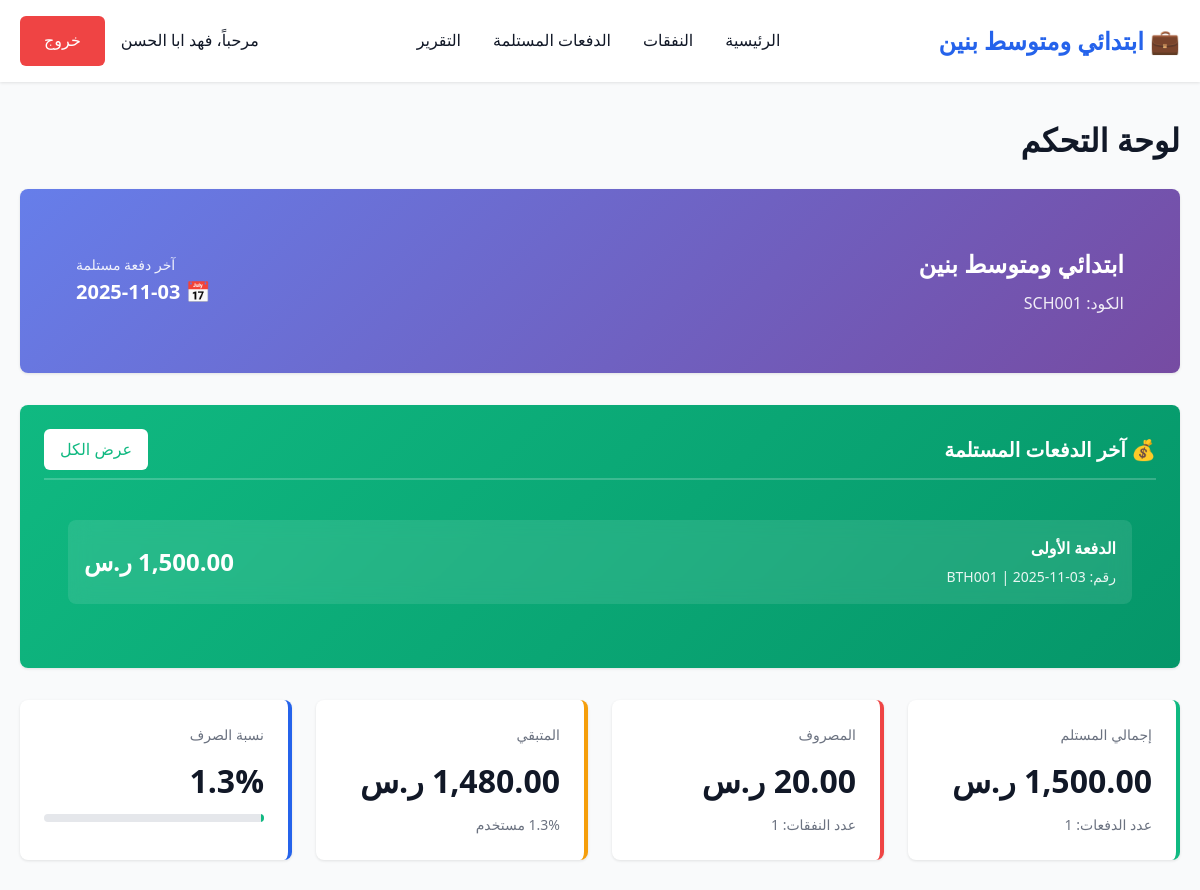
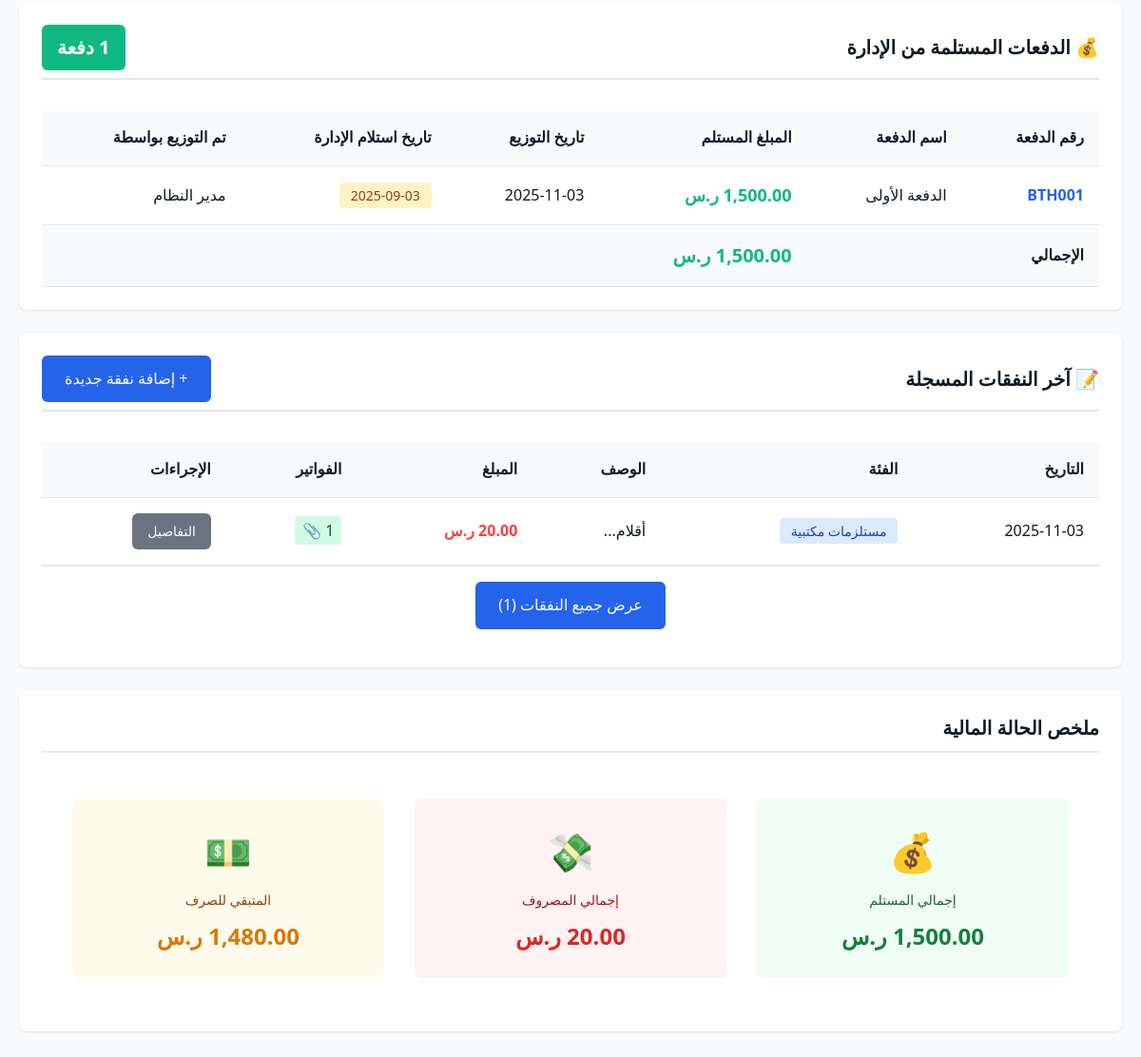
Screenshot of /department/dashboard.php (signed in) with the database file from the repository (2 pictures, top to bottom).
### tables this page shows
CREATE TABLE `departments` (
  `id` int(11) NOT NULL,
  `name_ar` varchar(200) NOT NULL,
  `name_en` varchar(200) NOT NULL,
  `code` varchar(50) NOT NULL,
  `allocated_budget` decimal(15,2) DEFAULT 0.00,
  `total_received` decimal(15,2) DEFAULT 0.00,
  `spent_amount` decimal(15,2) DEFAULT 0.00,
  `last_distribution_date` date DEFAULT NULL,
  `description` text DEFAULT NULL,
  `is_active` tinyint(1) DEFAULT 1,
  `created_at` timestamp NOT NULL DEFAULT current_timestamp(),
  `updated_at` timestamp NOT NULL DEFAULT current_timestamp() ON UPDATE current_timestamp(),
  `manager_name` varchar(255) DEFAULT NULL,
  `custody_officer` varchar(255) DEFAULT NULL,
  `custody_officer_name` varchar(255) DEFAULT NULL COMMENT 'اسم مسؤول العهدة',
  `director_name` varchar(255) DEFAULT NULL COMMENT 'اسم مدير المدرسة'
);

CREATE TABLE `budget_distributions` (
  `id` int(11) NOT NULL,
  `batch_id` int(11) NOT NULL,
  `department_id` int(11) NOT NULL,
  `amount` decimal(15,2) NOT NULL,
  `distribution_date` date NOT NULL,
  `notes` text DEFAULT NULL,
  `created_by` int(11) NOT NULL,
  `created_at` timestamp NOT NULL DEFAULT current_timestamp()
);

CREATE TABLE `budget_batches` (
  `id` int(11) NOT NULL,
  `batch_number` varchar(50) NOT NULL,
  `batch_name` varchar(200) NOT NULL,
  `amount` decimal(15,2) NOT NULL,
  `received_date` date NOT NULL,
  `distributed_amount` decimal(15,2) DEFAULT 0.00,
  `remaining_amount` decimal(15,2) DEFAULT 0.00,
  `status` enum('active','completed','cancelled') DEFAULT 'active',
  `notes` text DEFAULT NULL,
  `created_by` int(11) NOT NULL,
  `created_at` timestamp NOT NULL DEFAULT current_timestamp(),
  `updated_at` timestamp NOT NULL DEFAULT current_timestamp() ON UPDATE current_timestamp()
);

CREATE TABLE `users` (
  `id` int(11) NOT NULL,
  `username` varchar(100) NOT NULL,
  `password_hash` varchar(255) NOT NULL,
  `full_name` varchar(200) NOT NULL,
  `role` enum('admin','department') DEFAULT 'department',
  `department_id` int(11) DEFAULT NULL,
  `is_active` tinyint(1) DEFAULT 1,
  `created_at` timestamp NOT NULL DEFAULT current_timestamp(),
  `last_login` timestamp NULL DEFAULT NULL,
  `phone` varchar(20) DEFAULT NULL,
  `position` varchar(100) DEFAULT NULL COMMENT 'المسمى الوظيفي'
);

CREATE TABLE `expenses` (
  `id` int(11) NOT NULL,
  `department_id` int(11) NOT NULL,
  `expense_date` date NOT NULL,
  `category` varchar(100) NOT NULL,
  `description` text NOT NULL,
  `amount` decimal(15,2) NOT NULL,
  `payment_method` enum('cash','bank_transfer','check','credit_card') DEFAULT 'cash',
  `vendor_name` varchar(200) DEFAULT NULL,
  `notes` text DEFAULT NULL,
  `created_by` int(11) NOT NULL,
  `created_at` timestamp NOT NULL DEFAULT current_timestamp(),
  `updated_at` timestamp NOT NULL DEFAULT current_timestamp() ON UPDATE current_timestamp(),
  `batch_id` int(11) DEFAULT NULL
);

### department/dashboard.php (the view, shortened to what the rows shown need)
<?php
$database = new Database();
$db = $database->getConnection();
$department_id = $_SESSION['department_id'];
$query = "SELECT * FROM departments WHERE id = :id AND is_active = 1";
$stmt = $db->prepare($query);
$stmt->bindParam(':id', $department_id);
$stmt->execute();
$department = $stmt->fetch(PDO::FETCH_ASSOC);
$query = "SELECT
          bd.id,
          bd.amount,
          bd.distribution_date,
          bd.notes,
          bb.batch_number,
          bb.batch_name,
          bb.received_date,
          u.full_name as distributed_by
          FROM budget_distributions bd
          LEFT JOIN budget_batches bb ON bd.batch_id = bb.id
          LEFT JOIN users u ON bd.created_by = u.id
          WHERE bd.department_id = :dept_id
          ORDER BY bd.distribution_date DESC, bd.created_at DESC";
$stmt = $db->prepare($query);
$stmt->bindParam(':dept_id', $department_id);
$stmt->execute();
$distributions = $stmt->fetchAll(PDO::FETCH_ASSOC);
$query = "SELECT e.*,
          (SELECT COUNT(*) FROM invoices WHERE expense_id = e.id) as invoice_count
          FROM expenses e
          WHERE e.department_id = :dept_id
          ORDER BY e.expense_date DESC, e.created_at DESC
          LIMIT 10";
$stmt = $db->prepare($query);
$stmt->bindParam(':dept_id', $department_id);
$stmt->execute();
$expenses = $stmt->fetchAll(PDO::FETCH_ASSOC);
$stats = [
    'total_received' => $department['total_received'],
    'spent' => $department['spent_amount'],
    'remaining' => $department['total_received'] - $department['spent_amount'],
    'distribution_count' => count($distributions)
];
$query = "SELECT COUNT(*) as total FROM expenses WHERE department_id = :dept_id";
$stmt = $db->prepare($query);
$stmt->bindParam(':dept_id', $department_id);
$stmt->execute();
$stats['expense_count'] = $stmt->fetch(PDO::FETCH_ASSOC)['total'];
?>
<!DOCTYPE html>
<html lang="ar">
<head>
    <link rel="stylesheet" href="../assets/css/style.css">
</head>
<body>
    <header class="header">
        <div class="container">
            <nav class="navbar">
                <div class="logo">💼 <?php echo htmlspecialchars($department['name_ar']); ?></div>
                <ul class="nav-menu" id="navMenu">
                    <li><a href="dashboard.php">الرئيسية</a></li>
                    <li><a href="expenses.php">النفقات</a></li>
                    <li><a href="distributions.php">الدفعات المستلمة</a></li>
                    <li><a href="report.php">التقرير</a></li>
                </ul>
                <div class="user-info">
                    <span>مرحباً، <?php echo htmlspecialchars($_SESSION['full_name']); ?></span>
                    <a href="../logout.php" class="btn btn-danger">خروج</a>
                </div>
            </nav>
        </div>
    </header>
    <main class="main-content">
        <div class="container">
            <h1 class="mb-3">لوحة التحكم</h1>
            <div class="card" style="background: linear-gradient(135deg, #667eea 0%, #764ba2 100%); color: white; margin-bottom: 2rem;">
                <div style="padding: 2rem;">
                    <div style="display: flex; justify-content: space-between; align-items: center; flex-wrap: wrap; gap: 1rem;">
                        <div>
                            <h2 style="margin-bottom: 0.5rem;"><?php echo htmlspecialchars($department['name_ar']); ?></h2>
                            <p style="opacity: 0.9;">الكود: <?php echo htmlspecialchars($department['code']); ?></p>
                        </div>
                        <?php if ($department['last_distribution_date']): ?>
                        <div style="text-align: left;">
                            <div style="font-size: 0.875rem; opacity: 0.9;">آخر دفعة مستلمة</div>
                            <div style="font-size: 1.25rem; font-weight: bold;">
                                📅 <?php echo date('Y-m-d', strtotime($department['last_distribution_date'])); ?>
                            </div>
                        </div>
                        <?php endif; ?>
                    </div>
                </div>
            </div>
            <?php if (count($distributions) > 0): ?>
            <div class="card" style="background: linear-gradient(135deg, #10b981 0%, #059669 100%); color: white; margin-bottom: 2rem;">
                <div style="padding: 1.5rem;">
                    <?php
                    $recent_distributions = array_slice($distributions, 0, 3);
                    foreach ($recent_distributions as $dist):
                    ?>
                    <div style="background: rgba(255,255,255,0.1); padding: 1rem; border-radius: 8px; margin-bottom: 1rem; backdrop-filter: blur(10px);">
                        <div style="display: flex; justify-content: space-between; align-items: center; flex-wrap: wrap; gap: 0.5rem;">
                            <div>
                                <div style="font-weight: bold; margin-bottom: 0.25rem;">
                                    <?php echo htmlspecialchars($dist['batch_name']); ?>
                                </div>
                                <div style="font-size: 0.875rem; opacity: 0.9;">
                                    رقم: <?php echo htmlspecialchars($dist['batch_number']); ?> |
                                    <?php echo date('Y-m-d', strtotime($dist['distribution_date'])); ?>
                                </div>
                            </div>
                            <div style="font-size: 1.5rem; font-weight: bold;">
                                <?php echo number_format($dist['amount'], 2); ?> ر.س
                            </div>
                        </div>
                    </div>
                    <?php endforeach; ?>
                </div>
            </div>
            <?php endif; ?>
            <div class="stats-grid">
                <div class="stat-card warning">
                    <div class="stat-label">المتبقي</div>
                    <div class="stat-value"><?php echo number_format($stats['remaining'], 2); ?> ر.س</div>
                    <div style="font-size: 0.875rem; color: #6b7280; margin-top: 0.5rem;">
                        <?php
                        $percentage_used = $stats['total_received'] > 0 ? ($stats['spent'] / $stats['total_received']) * 100 : 0;
                        echo number_format($percentage_used, 1) . '% مستخدم';
                        ?>
                    </div>
                </div>
                <div class="stat-card">
                    <div class="stat-label">نسبة الصرف</div>
                    <div class="stat-value"><?php echo number_format($percentage_used, 1); ?>%</div>
                    <div style="margin-top: 0.5rem;">
                        <div style="background: #e5e7eb; height: 8px; border-radius: 4px; overflow: hidden;">
                        </div>
                    </div>
                </div>
            </div>
            <div class="card">
                <?php if (count($distributions) > 0): ?>
                <div class="table-responsive">
                    <table class="table">
                        <thead>
                            <tr>
                                <th>رقم الدفعة</th>
                                <th>اسم الدفعة</th>
                                <th>المبلغ المستلم</th>
                                <th>تاريخ التوزيع</th>
                                <th>تاريخ استلام الإدارة</th>
                                <th>تم التوزيع بواسطة</th>
                            </tr>
                        </thead>
                        <tbody>
                            <?php foreach ($distributions as $dist): ?>
                                <tr>
                                    <td>
                                        <strong style="color: #2563eb;">
                                            <?php echo htmlspecialchars($dist['batch_number']); ?>
                                        </strong>
                                    </td>
                                    <td><?php echo htmlspecialchars($dist['batch_name']); ?></td>
                                    <td style="font-weight: bold; color: #10b981; font-size: 1.125rem;">
                                        <?php echo number_format($dist['amount'], 2); ?> ر.س
                                    </td>
                                    <td><?php echo date('Y-m-d', strtotime($dist['distribution_date'])); ?></td>
                                    <td>
                                        <span style="background: #fef3c7; color: #92400e; padding: 0.25rem 0.75rem; border-radius: 4px; font-size: 0.875rem;">
                                            <?php echo date('Y-m-d', strtotime($dist['received_date'])); ?>
                                        </span>
                                    </td>
                                    <td><?php echo htmlspecialchars($dist['distributed_by']); ?></td>
                                </tr>
                            <?php endforeach; ?>
                        </tbody>
                    </table>
                </div>
                <?php endif; ?>
            </div>
            <div class="card">
                <div class="table-responsive">
                    <table class="table">
                        <thead>
                            <tr>
                                <th>التاريخ</th>
                                <th>الفئة</th>
                                <th>الوصف</th>
                                <th>المبلغ</th>
                                <th>الفواتير</th>
                                <th>الإجراءات</th>
                            </tr>
                        </thead>
                        <tbody>
                            <?php if (count($expenses) > 0): ?>
                                <?php foreach ($expenses as $expense): ?>
                                    <tr>
                                        <td><?php echo date('Y-m-d', strtotime($expense['expense_date'])); ?></td>
                                        <td>
                                            <span style="background: #dbeafe; color: #1e40af; padding: 0.25rem 0.75rem; border-radius: 4px; font-size: 0.875rem;">
                                                <?php echo htmlspecialchars($expense['category']); ?>
                                            </span>
                                        </td>
                                        <td><?php echo htmlspecialchars(mb_substr($expense['description'], 0, 50)); ?>...</td>
                                        <td style="font-weight: bold; color: #ef4444;">
                                            <?php echo number_format($expense['amount'], 2); ?> ر.س
                                        </td>
                                        <td>
                                            <?php if ($expense['invoice_count'] > 0): ?>
                                                <span style="background: #d1fae5; color: #065f46; padding: 0.25rem 0.5rem; border-radius: 4px;">
                                                    <?php echo $expense['invoice_count']; ?> 📎
                                                </span>
                                            <?php else: ?>
                                                <span style="color: #6b7280;">لا توجد</span>
                                            <?php endif; ?>
                                        </td>
                                        <td>
                                            <a href="expense_details.php?id=<?php echo $expense['id']; ?>"
                                               class="btn btn-secondary" style="padding: 0.5rem 1rem; font-size: 0.875rem;">
                                                التفاصيل
                                            </a>
                                        </td>
                                    </tr>
                                <?php endforeach; ?>
                            <?php else: ?>
                                <tr>
                                    <td colspan="6" class="text-center">لا توجد نفقات مسجلة</td>
                                </tr>
                            <?php endif; ?>
                        </tbody>
                    </table>
                </div>
            </div>
            <div class="card">
                <div style="padding: 2rem;">
                    <div style="display: grid; grid-template-columns: repeat(auto-fit, minmax(200px, 1fr)); gap: 2rem;">
                        <div style="text-align: center; padding: 1.5rem; background: #f0fdf4; border-radius: 8px;">
                            <div style="font-size: 2.5rem; margin-bottom: 0.5rem;">💰</div>
                            <div style="font-size: 0.875rem; color: #166534; margin-bottom: 0.5rem;">إجمالي المستلم</div>
                            <div style="font-size: 1.5rem; font-weight: bold; color: #15803d;">
                                <?php echo number_format($stats['total_received'], 2); ?> ر.س
                            </div>
                        </div>
                        <div style="text-align: center; padding: 1.5rem; background: #fef2f2; border-radius: 8px;">
                            <div style="font-size: 2.5rem; margin-bottom: 0.5rem;">💸</div>
                            <div style="font-size: 0.875rem; color: #991b1b; margin-bottom: 0.5rem;">إجمالي المصروف</div>
                            <div style="font-size: 1.5rem; font-weight: bold; color: #dc2626;">
                                <?php echo number_format($stats['spent'], 2); ?> ر.س
                            </div>
                        </div>
                    </div>
                </div>
            </div>
        </div>
    </main>
</body>
</html>

### rows the page displays
departments: name_ar "ابتدائي ومتوسط بنين", code "SCH001", last_distribution_date "2025-11-03", percentage_used "1.3", total_received "1,500.00", spent_amount "20.00"
budget_distributions: batch.batch_name "الدفعة الأولى", batch.batch_number "BTH001", distribution_date "2025-11-03", amount "1,500.00", batch.received_date "2025-09-03", created_by.full_name "مدير النظام"
expenses: expense_date "2025-11-03", category "مستلزمات مكتبية", description "أقلام", amount "20.00"

### other values shown
$_SESSION['full_name'] "فهد ابا الحسن"
$stats['distribution_count'] "1"
$stats['expense_count'] "1"
count($distributions) "1"
